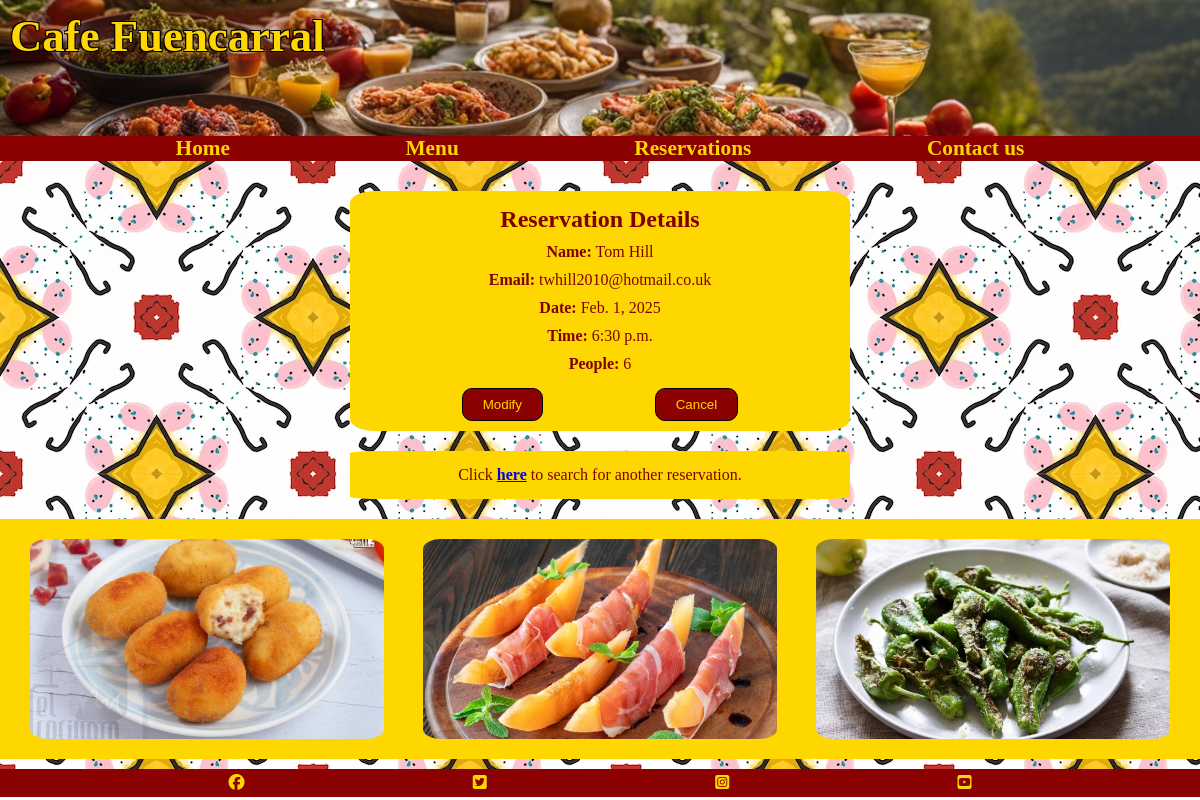
The page /reservations/details/FUE-JHITVHDZ/ on the database its author committed.
### reservations/models.py (models this page shows, shortened)
class Reservation(models.Model):
    NUMBER_OF_PEOPLE_CHOICES = [
        (1, "1"),
        (2, "2"),
        (3, "3"),
        (4, "4"),
        (5, "5"),
        (6, "6"),
    ]
    TIME_OF_DAY_CHOICES = [
        (time(17, 0), "17:00"),
        (time(17, 30), "17:30"),
        (time(18, 0), "18:00"),
        (time(18, 30), "18:30"),
        (time(19, 0), "19:00"),
        (time(19, 30), "19:30"),
        (time(20, 0), "20:00"),
        (time(20, 30), "20:30"),
        (time(21, 0), "21:00"),
    ]
    STATUS_CHOICES = [
        ("Active", "Active"),
        ("Cancelled", "Cancelled"),
    ]
    people = models.IntegerField(choices=NUMBER_OF_PEOPLE_CHOICES)
    date = models.DateField()
    time = models.TimeField(choices=TIME_OF_DAY_CHOICES)
    first_name = models.CharField(max_length=50)
    last_name = models.CharField(max_length=100)
    email = models.EmailField(max_length=50)
    code = models.CharField(max_length=15, blank=True, null=True)
    timestamp = models.DateTimeField(null=True, blank=True)
    status = models.CharField(
        max_length=20,
        choices=STATUS_CHOICES,
        default="Active"
    )

### reservations/views.py (the view)
# urls.py: path('details/<str:code>/', views.details_view, name='details'),
def details_view(request, code):
    reservation = get_object_or_404(Reservation, code=code)
    can_modify = reservation.status == "Active"
    can_cancel = reservation.status == "Active"
    return render(request, 'reservations/details.html', {
        'reservation': reservation,
        'can_modify': can_modify,
        'can_cancel': can_cancel
    })

### reservations/templates/reservations/details.html (shortened to what this page needs)
{% extends "base.html" %}
{% load static %}
{% block content %}
<main>
    <section class="box">
        <h2>Reservation Details</h2>
        <p><strong>Name:</strong> {{ reservation.first_name }} {{ reservation.last_name }}</p>
        <p><strong>Email:</strong> {{ reservation.email }}</p>
        <p><strong>Date:</strong> {{ reservation.date }}</p>
        <p><strong>Time:</strong> {{ reservation.time }}</p>
        <p><strong>People:</strong> {{ reservation.people }}</p>
        <div id="buttons">
            {% if can_modify %}
            <form action="{% url 'reservations:modify' reservation.code %}" method="get">
                <button type="submit">Modify</button>
            </form>
            {% endif %}
            {% if can_cancel %}
            <form action="{% url 'reservations:cancel' reservation.code %}" method="post">
                <button type="submit">Cancel</button>
            </form>
            {% endif %}
        </div>
    </section>
    <section class="box">
        <p>Click <a href="{% url 'reservations:search' %}"><strong>here</strong></a> to search for another reservation.
        </p>
    </section>
    <section class="images">
        <div id="croquetas"></div>
        <div id="melon"></div>
        <div id="peppers"></div>
    </section>
</main>
{% endblock %}

### home/static/home/style.css (style rules this page uses)
* { margin: 0; padding: 0; }
main { background: url("images/background-image.avif"); color: maroon; padding-top: 10px; padding-bottom: 10px; }
.box { background-color: gold; padding: 10px; border-radius: 5%; text-align: center; width: 80%; margin: 20px auto; }
h2, p { padding: 5px; }
.images { background-color: gold; padding: 10px; }
button { background-color: darkred; color: gold; border-style: solid; border-width: thin; border-radius: 10px; border-color: black; padding: 8px 20px; margin: 0; text-align: center; width: auto; display: inline-block; margin-top: 10px; }
#buttons { display: flex; justify-content: space-evenly; align-items: center; gap: 10px; }
#buttons form { margin: 0; }
#croquetas { background: url("images/croquetas-de-jamon-serrano.jpeg") no-repeat center center/cover; width: 80%; height: 150px; margin: 10px auto; border-radius: 5%; }
#melon { background: url("images/melon-con-jamon.jpg") no-repeat center center/cover; width: 80%; height: 150px; margin: 10px auto; border-radius: 5%; }
#peppers { background: url("images/padron-peppers.webp") no-repeat center center/cover; width: 80%; height: 150px; margin: 10px auto; border-radius: 5%; }
@media screen and (min-width: 768px) { .box { width: 40%; margin: 20px auto; } }
@media screen and (min-width: 768px) { .images { display: flex; justify-content: space-between; } }
@media screen and (min-width: 768px) { #paella, #patatas, #tortilla, #croquetas, #melon, #peppers, #pan, #huevos, #pulpo { height: 200px; width: 30%; } }

### rows shown on the page
Reservation: first_name "Tom", last_name "Hill", email "twhill2010@hotmail.co.uk", date "Feb. 1, 2025", time "6:30 p.m.", people "6"
